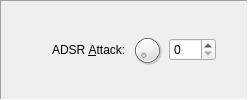
       <widget class="QFrame" name="frame_6">
        <property name="frameShape">
         <enum>QFrame::Panel</enum>
        </property>
        <property name="frameShadow">
         <enum>QFrame::Sunken</enum>
        </property>
        <layout class="QGridLayout" name="gridLayout_9">
         <item row="0" column="4">
          <widget class="QSpinBox" name="adsrAttack_spin">
           <property name="sizePolicy">
            <sizepolicy hsizetype="Fixed" vsizetype="Fixed">
             <horstretch>0</horstretch>
             <verstretch>0</verstretch>
            </sizepolicy>
           </property>
           <property name="contextMenuPolicy">
            <enum>Qt::CustomContextMenu</enum>
           </property>
           <property name="keyboardTracking">
            <bool>false</bool>
           </property>
           <property name="maximum">
            <number>127</number>
           </property>
          </widget>
         </item>
         <item row="0" column="1">
          <spacer name="horizontalSpacer_14">
           <property name="orientation">
            <enum>Qt::Horizontal</enum>
           </property>
           <property name="sizeHint" stdset="0">
            <size>
             <width>40</width>
             <height>20</height>
            </size>
           </property>
          </spacer>
         </item>
         <item row="0" column="2">
          <widget class="QLabel" name="adsrAttack_lbl">
           <property name="text">
            <string>ADSR &amp;Attack:</string>
           </property>
           <property name="buddy">
            <cstring>adsrAttack_spin</cstring>
           </property>
          </widget>
         </item>
         <item row="0" column="5">
          <spacer name="horizontalSpacer_40">
           <property name="orientation">
            <enum>Qt::Horizontal</enum>
           </property>
           <property name="sizeType">
            <enum>QSizePolicy::Fixed</enum>
           </property>
           <property name="sizeHint" stdset="0">
            <size>
             <width>20</width>
             <height>20</height>
            </size>
           </property>
          </spacer>
         </item>
         <item row="0" column="3">
          <widget class="QDial" name="adsrAttack_dial">
           <property name="sizePolicy">
            <sizepolicy hsizetype="Fixed" vsizetype="Fixed">
             <horstretch>0</horstretch>
             <verstretch>0</verstretch>
            </sizepolicy>
           </property>
           <property name="maximumSize">
            <size>
             <width>32</width>
             <height>32</height>
            </size>
           </property>
           <property name="contextMenuPolicy">
            <enum>Qt::CustomContextMenu</enum>
           </property>
           <property name="maximum">
            <number>127</number>
           </property>
           <property name="pageStep">
            <number>16</number>
           </property>
          </widget>
         </item>
        </layout>
       </widget>
